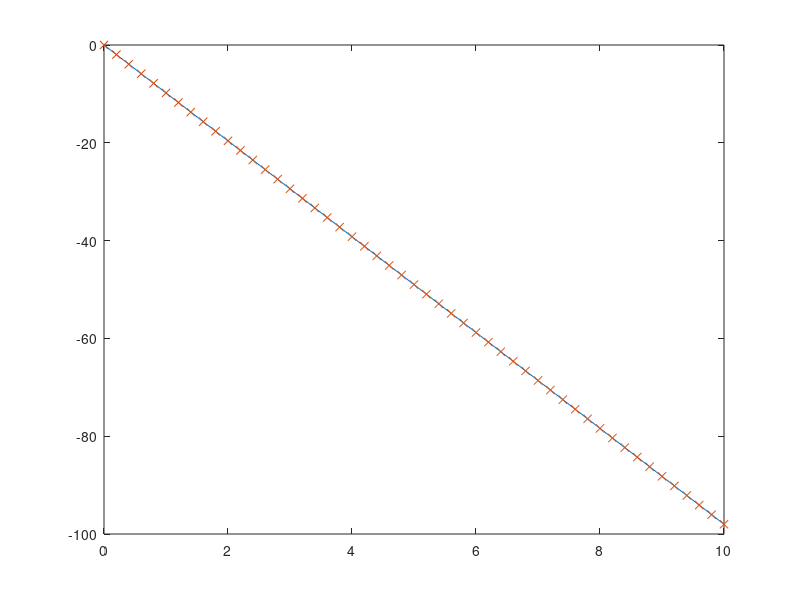
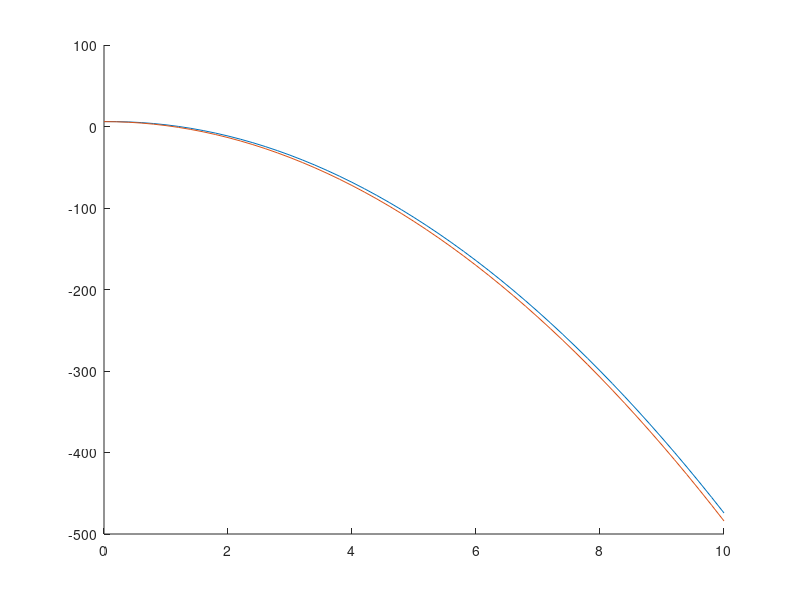
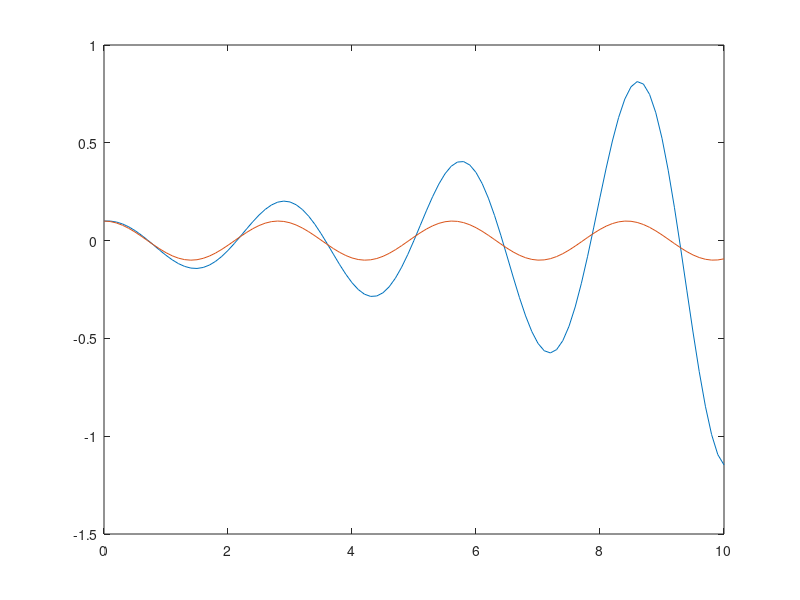
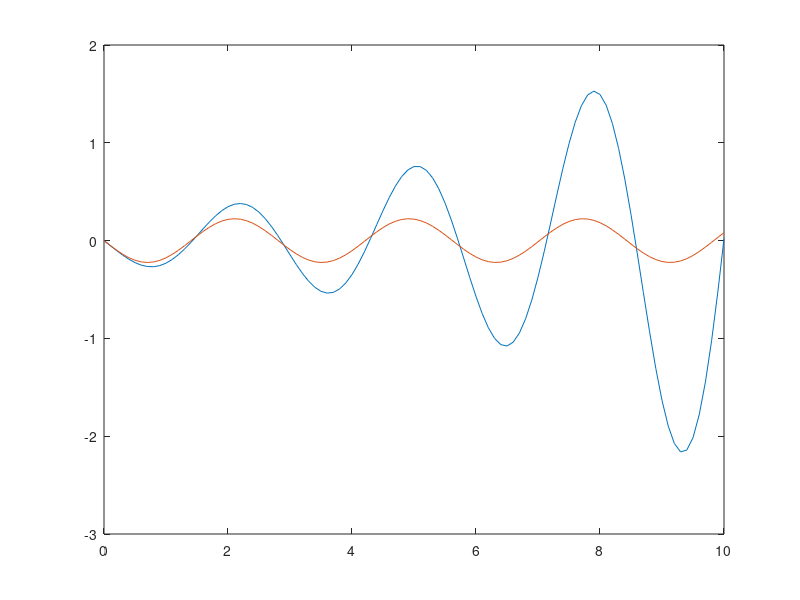

MATLAB code to generate these figures, in order:
clc
clear all
close all

%% Queda de um grave
% Constantes

m = 0.15; %kg
g = 9.8;  %kg/s^2

%
dt = 0.2;
ti = 0;
tf = 10;

t = ti:dt:tf;
v = zeros(1,length(t));
z = zeros(1,length(t));

v(1) = 0;
z(1) = 6;

count = 1;

while (count ~= length(t))
   v(count+1) = v(count) -g*dt;
   z(count+1) = z(count) +v(count)*dt; 
   count = count+1;
end

plot(t,v)
hold on
plot(t,v(1)-g*t, 'x')

figure()
hold on
plot(t,z)
plot(t,z(1)-(g/2)*t.^2)
t_= interp1(z(2:end), t(2:end),0);

%% Oscilador harmónico simples
%Constantes
K = 2.5; %N/m
m = 0.5; %kg

%
dt = 0.1;
ti = 0;
tf = 10;

t = ti:dt:tf;
v = zeros(1,length(t));
z = zeros(1,length(t));

v(1) = 0;
z(1) = 0.1;

count = 1;

while (count ~= length(t))
   v(count+1) = v(count) -(K/m)*z(count)*dt;
   z(count+1) = z(count) +v(count)*dt; 
   count = count+1;
end

figure()
plot(t,z)
hold on
plot(t,z(1)*cos(sqrt(K/m)*t))
figure()
plot(t,v)
hold on
plot(t,-z(1)*sqrt(K/m)*sin(sqrt(K/m)*t))
